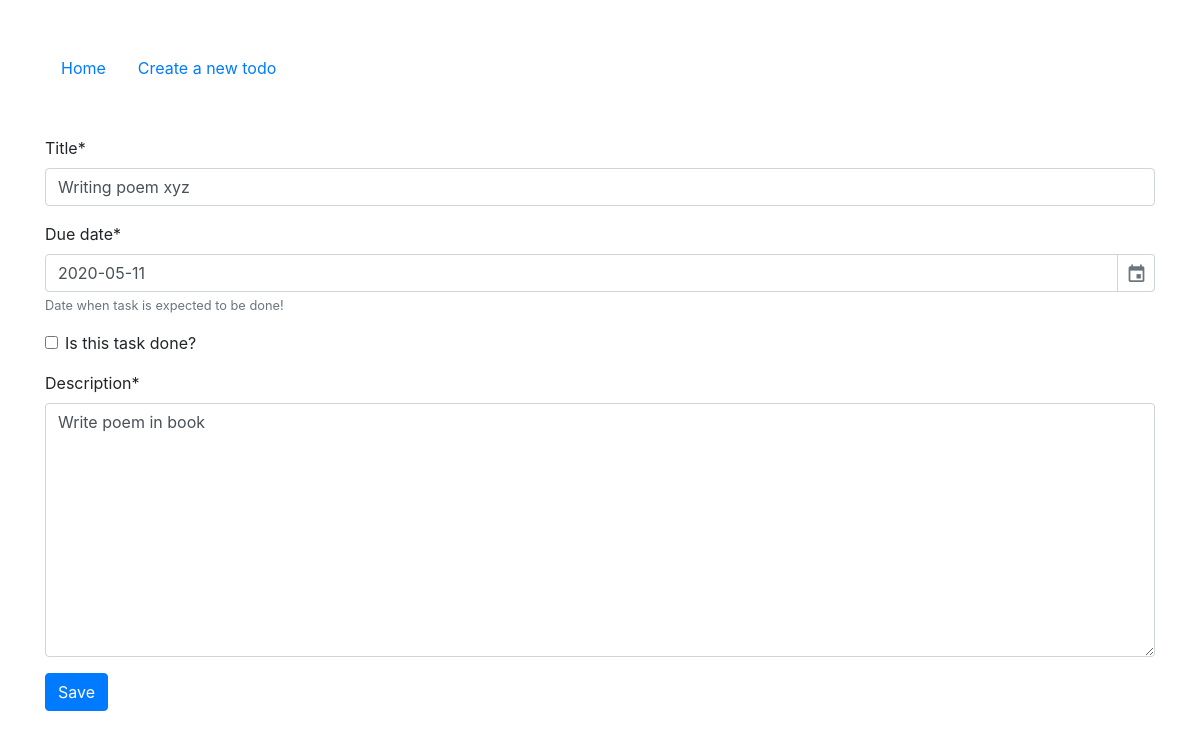
Page /todo/3/update on the committed database.
### main/models.py (models this page shows, shortened)
class Todo(models.Model):
    title = models.CharField(max_length=255)
    due_date = models.DateField()
    done = models.BooleanField(default=False)
    description = models.TextField()

### main/views.py (the view)
# urls.py: path('todo/<int:pk>/update', TodoUpdateView.as_view(), name='todo_update'),
class TodoUpdateView( SuccessMessageMixin, UpdateView):
    model = Todo
    form_class = TodoForm
    template_name = 'main/todo.html'
    success_url = reverse_lazy('index')
    success_message = 'Todo has been updated successfully.'

### main/forms.py (shortened to what this page needs)
class TodoForm(forms.ModelForm):
    class Meta:
        model = Todo
        fields = '__all__'
        labels = {
            'done': 'Is this task done?',
        }
        help_texts = {
            'due_date': 'Date when task is expected to be done!'
        }

### main/templates/main/todo.html (shortened to what this page needs)
{% extends 'main/base.html' %}
{% load crispy_forms_tags %}
{% block main_content %}
    <form class="" action="" method="POST">
        {{ form|crispy }}
        <button class="btn btn-primary" type='submit' name='button'>Save</button>
    </form>
{% endblock main_content %}

### rows in the picture
Todo: title "Writing poem xyz", due_date "2020-05-11", description "Write poem in book"
